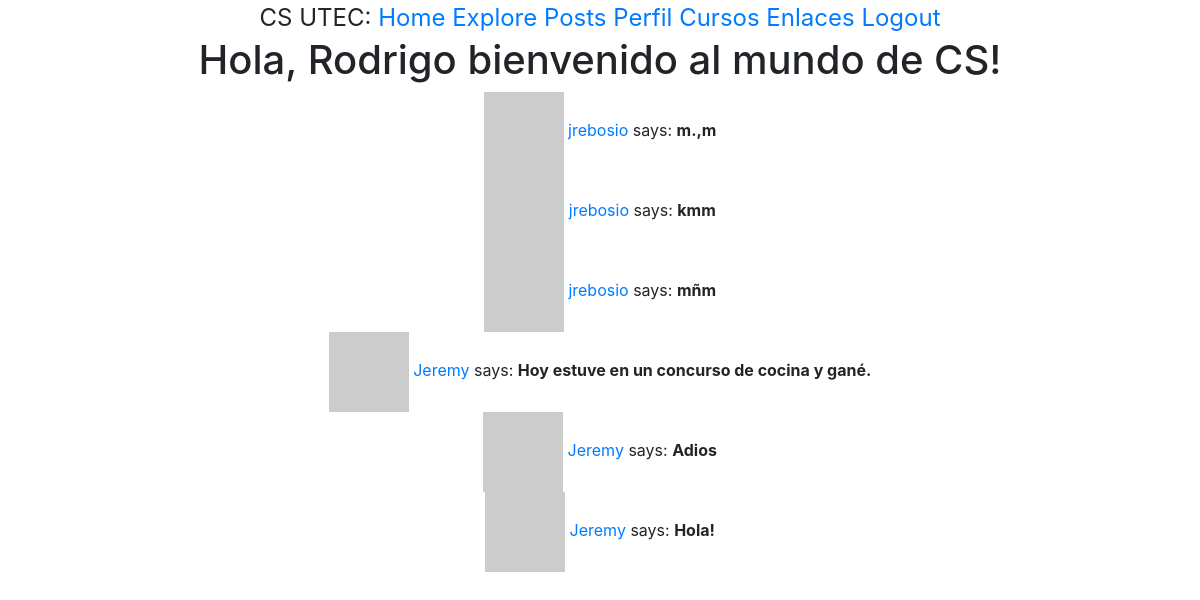
The page /explore (signed in) on the database its author committed.
### app/models.py (models this page shows, shortened)
class User(UserMixin, db.Model):
    id = db.Column(db.Integer, primary_key=True)
    username = db.Column(db.String(70), index = True, unique = True)
    email = db.Column(db.String(90), index = True, unique = True)
    password_hash = db.Column(db.String(110))
    posts = db.relationship('Post', backref='author', lazy='dynamic')
    gender = db.Column(db.String(5))
    about_me = db.Column(db.String(140))
    last_seen = db.Column(db.DateTime, default=datetime.utcnow)
    followed = db.relationship(
        'User', secondary=followers,
        primaryjoin=(followers.c.follower_id == id),
        secondaryjoin=(followers.c.followed_id == id),
        backref=db.backref('followers', lazy='dynamic'), lazy='dynamic')
    def avatar(self, size):
        digest = md5(self.email.lower().encode('utf-8')).hexdigest()
        return 'https://www.gravatar.com/avatar/{}?d=identicon&s={}'.format(digest, size)

class Post(db.Model):
    id = db.Column(db.Integer, primary_key=True)
    body = db.Column(db.String(140))
    timestamp = db.Column(db.DateTime, index=True, default=datetime.utcnow)
    user_id = db.Column(db.Integer, db.ForeignKey('user.id'))

### app/routes.py (the view)
@app.route('/explore')
@login_required
def explore():
    posts = Post.query.order_by(Post.timestamp.desc()).all()
    return render_template('explore.html', title='Explore', posts=posts)

### app/models.py (called while the page is built)
@login.user_loader
def load_user(id):
    return User.query.get(int(id))

### app/routes.py (called while the page is built)
@app.before_request
def before_request():
    if current_user.is_authenticated:
        current_user.last_seen = datetime.utcnow()
        db.session.commit()

### app/templates/explore.html
{% extends "base.html" %}
{% block content %}
    {% if current_user.is_authenticated %}
		    <h1>Hola, {{ current_user.username }} bienvenido al mundo de CS!</h1>
    {% endif %}
    {% for post in posts %}
        {% include "_post.html" %}
    {% endfor %}
{% endblock %}

### app/templates/_post.html
  <div class="container text-center">
      <div class="row justify-content-center">
          <div class="col">
                <tr valign="top">
                    {% if post.author != none %}
                    <td><img src="{{ post.author.avatar(36) }}"></td>
                    <td>
                        <a href="{{ url_for('user', username=post.author.username) }}">
                            {{ post.author.username }}
                        </a>
                        says: <b>{{ post.body }}</b>
                    </td>
                    {% endif %}
                </tr>
          </div>
      </div>
  </div>

### rows shown on the page
User: username "Rodrigo"
Post: author.username "jrebosio", body "m.,m"
Post: author.username "jrebosio", body "kmm"
Post: author.username "jrebosio", body "mñm"
Post: author.username "Jeremy", body "Hoy estuve en un concurso de cocina y gané."
Post: author.username "Jeremy", body "Adios"
Post: author.username "Jeremy", body "Hola!"
